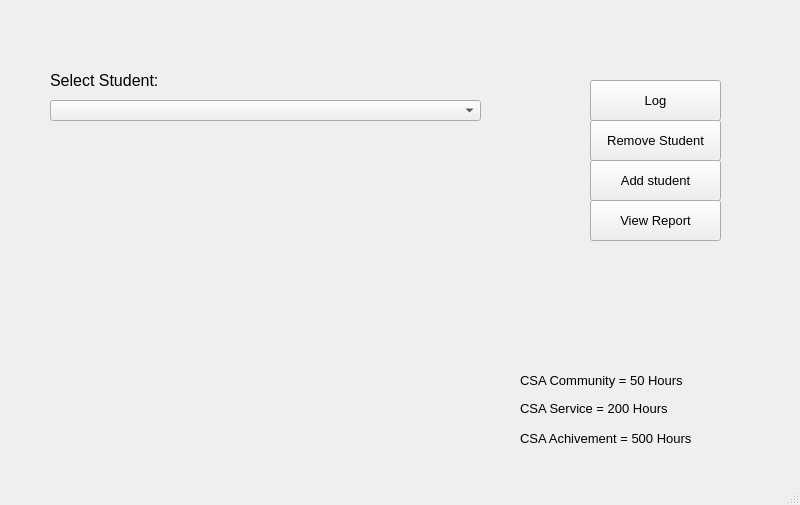
<?xml version="1.0" encoding="UTF-8"?>
<ui version="4.0">
 <class>MainWindow</class>
 <widget class="QMainWindow" name="MainWindow">
  <property name="geometry">
   <rect>
    <x>0</x>
    <y>0</y>
    <width>800</width>
    <height>505</height>
   </rect>
  </property>
  <property name="windowTitle">
   <string>MainWindow</string>
  </property>
  <widget class="QWidget" name="centralwidget">
   <widget class="QComboBox" name="comboBox">
    <property name="geometry">
     <rect>
      <x>50</x>
      <y>100</y>
      <width>431</width>
      <height>21</height>
     </rect>
    </property>
   </widget>
   <widget class="QLabel" name="label">
    <property name="geometry">
     <rect>
      <x>50</x>
      <y>70</y>
      <width>151</width>
      <height>21</height>
     </rect>
    </property>
    <property name="font">
     <font>
      <family>Arial</family>
      <pointsize>12</pointsize>
     </font>
    </property>
    <property name="text">
     <string>Select Student:</string>
    </property>
   </widget>
   <widget class="QPushButton" name="pushButton">
    <property name="geometry">
     <rect>
      <x>590</x>
      <y>80</y>
      <width>131</width>
      <height>41</height>
     </rect>
    </property>
    <property name="font">
     <font>
      <family>Arial</family>
      <pointsize>10</pointsize>
     </font>
    </property>
    <property name="text">
     <string>Log</string>
    </property>
   </widget>
   <widget class="QPushButton" name="pushButton_2">
    <property name="geometry">
     <rect>
      <x>590</x>
      <y>120</y>
      <width>131</width>
      <height>41</height>
     </rect>
    </property>
    <property name="font">
     <font>
      <family>Arial</family>
      <pointsize>10</pointsize>
     </font>
    </property>
    <property name="text">
     <string>Remove Student</string>
    </property>
   </widget>
   <widget class="QPushButton" name="pushButton_3">
    <property name="geometry">
     <rect>
      <x>590</x>
      <y>160</y>
      <width>131</width>
      <height>41</height>
     </rect>
    </property>
    <property name="font">
     <font>
      <family>Arial</family>
      <pointsize>10</pointsize>
     </font>
    </property>
    <property name="text">
     <string>Add student</string>
    </property>
   </widget>
   <widget class="QPushButton" name="pushButton_4">
    <property name="geometry">
     <rect>
      <x>590</x>
      <y>200</y>
      <width>131</width>
      <height>41</height>
     </rect>
    </property>
    <property name="font">
     <font>
      <family>Arial</family>
      <pointsize>10</pointsize>
     </font>
    </property>
    <property name="text">
     <string>View Report</string>
    </property>
   </widget>
   <widget class="QLabel" name="label_2">
    <property name="geometry">
     <rect>
      <x>520</x>
      <y>370</y>
      <width>211</width>
      <height>21</height>
     </rect>
    </property>
    <property name="font">
     <font>
      <family>Arial</family>
      <pointsize>10</pointsize>
     </font>
    </property>
    <property name="text">
     <string>CSA Community = 50 Hours </string>
    </property>
   </widget>
   <widget class="QLabel" name="label_3">
    <property name="geometry">
     <rect>
      <x>520</x>
      <y>400</y>
      <width>191</width>
      <height>16</height>
     </rect>
    </property>
    <property name="font">
     <font>
      <pointsize>10</pointsize>
     </font>
    </property>
    <property name="text">
     <string>CSA Service = 200 Hours</string>
    </property>
   </widget>
   <widget class="QLabel" name="label_4">
    <property name="geometry">
     <rect>
      <x>520</x>
      <y>430</y>
      <width>221</width>
      <height>16</height>
     </rect>
    </property>
    <property name="font">
     <font>
      <pointsize>10</pointsize>
     </font>
    </property>
    <property name="text">
     <string>CSA Achivement = 500 Hours</string>
    </property>
   </widget>
  </widget>
  <widget class="QMenuBar" name="menubar">
   <property name="geometry">
    <rect>
     <x>0</x>
     <y>0</y>
     <width>800</width>
     <height>26</height>
    </rect>
   </property>
  </widget>
  <widget class="QStatusBar" name="statusbar"/>
 </widget>
 <resources/>
 <connections/>
</ui>
